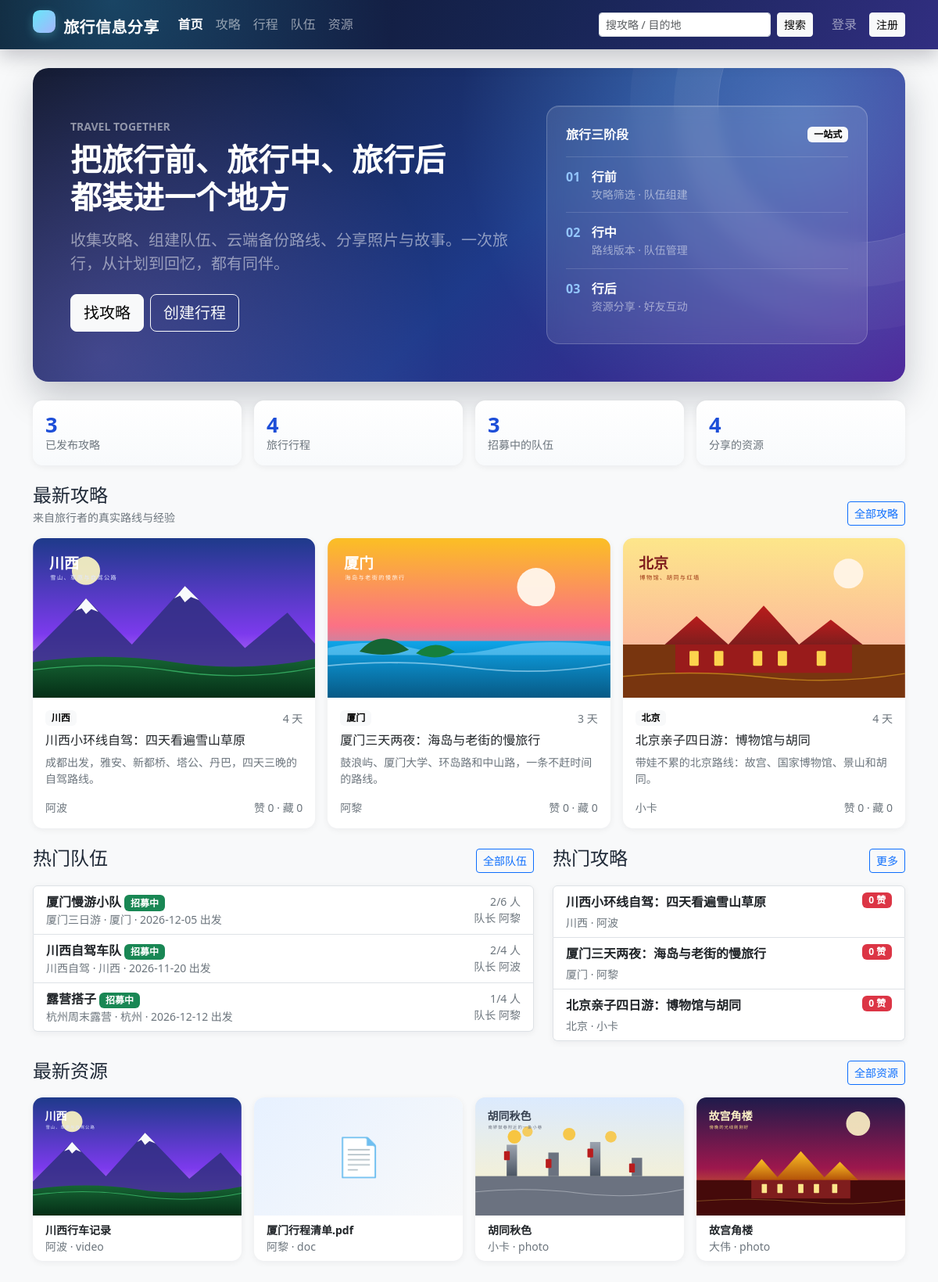
The page / on the database its author committed.
### tables this page shows
CREATE TABLE `resource` (
  `id`            INT UNSIGNED NOT NULL AUTO_INCREMENT,
  `uploader_id`   INT UNSIGNED NOT NULL,
  `trip_id`       INT UNSIGNED DEFAULT NULL COMMENT '关联行程，可为空',
  `type`          ENUM('photo','video','doc') NOT NULL,
  `title`         VARCHAR(100) NOT NULL,
  `description`   VARCHAR(500) DEFAULT NULL,
  `file_url`      VARCHAR(500) NOT NULL,
  `cover`         VARCHAR(500) DEFAULT NULL,
  `location`      VARCHAR(100) DEFAULT NULL COMMENT '拍摄/关联地点',
  `view_count`    INT UNSIGNED NOT NULL DEFAULT 0,
  `like_count`    INT UNSIGNED NOT NULL DEFAULT 0,
  `comment_count` INT UNSIGNED NOT NULL DEFAULT 0,
  `status`        ENUM('pending','published','rejected','hidden') NOT NULL DEFAULT 'pending',
  `created_at`    DATETIME NOT NULL DEFAULT CURRENT_TIMESTAMP,
  `updated_at`    DATETIME NOT NULL DEFAULT CURRENT_TIMESTAMP COMMENT '仅内容编辑时由应用更新',
  PRIMARY KEY (`id`),
  KEY `idx_resource_uploader` (`uploader_id`,`status`),
  KEY `idx_resource_status_time` (`status`,`created_at`),
  KEY `idx_resource_trip` (`trip_id`),
  KEY `idx_resource_type` (`type`),
  CONSTRAINT `fk_resource_uploader` FOREIGN KEY (`uploader_id`) REFERENCES `user` (`id`) ON DELETE RESTRICT ON UPDATE CASCADE,
  CONSTRAINT `fk_resource_trip`     FOREIGN KEY (`trip_id`)     REFERENCES `trip` (`id`) ON DELETE SET NULL ON UPDATE CASCADE
);

CREATE TABLE `user` (
  `id`            INT UNSIGNED NOT NULL AUTO_INCREMENT COMMENT '用户ID',
  `username`      VARCHAR(50)  NOT NULL                COMMENT '登录名，唯一',
  `password_hash` VARCHAR(255) NOT NULL                COMMENT 'password_hash() 生成的密码散列',
  `nickname`      VARCHAR(50)  NOT NULL                COMMENT '昵称',
  `avatar`        VARCHAR(500) DEFAULT NULL             COMMENT '头像URL',
  `gender`        ENUM('unknown','male','female','other') NOT NULL DEFAULT 'unknown' COMMENT '性别',
  `email`         VARCHAR(100) DEFAULT NULL             COMMENT '邮箱，唯一（可为空）',
  `phone`         VARCHAR(20)  DEFAULT NULL             COMMENT '手机号',
  `intro`         VARCHAR(500) DEFAULT NULL             COMMENT '个人简介',
  `role`          ENUM('user','admin') NOT NULL DEFAULT 'user'   COMMENT '角色',
  `status`        ENUM('active','disabled') NOT NULL DEFAULT 'active' COMMENT '账号状态',
  `created_at`    DATETIME NOT NULL DEFAULT CURRENT_TIMESTAMP,
  `updated_at`    DATETIME NOT NULL DEFAULT CURRENT_TIMESTAMP ON UPDATE CURRENT_TIMESTAMP,
  PRIMARY KEY (`id`),
  UNIQUE KEY `uk_user_username` (`username`),
  UNIQUE KEY `uk_user_email` (`email`),
  KEY `idx_user_role_status` (`role`,`status`),
  KEY `idx_user_nickname` (`nickname`),
  CONSTRAINT `chk_user_username_len` CHECK (CHAR_LENGTH(`username`) BETWEEN 3 AND 50),
  CONSTRAINT `chk_user_nickname_len` CHECK (CHAR_LENGTH(`nickname`) BETWEEN 1 AND 50)
);

### app/db.php (called while the page is built, shortened)
<?php
function db(): PDO
{
    static $pdo = null;
    if ($pdo instanceof PDO) {
        return $pdo;
    }
    $c = config('db');
    $dsn = sprintf(
        'mysql:host=%s;port=%d;dbname=%s;charset=%s',
        $c['host'],
        (int) $c['port'],
        $c['name'],
        $c['charset']
    );
    $pdo = new PDO($dsn, $c['user'], $c['pass'], [
        PDO::ATTR_ERRMODE            => PDO::ERRMODE_EXCEPTION,
        PDO::ATTR_DEFAULT_FETCH_MODE => PDO::FETCH_ASSOC,
        PDO::ATTR_EMULATE_PREPARES   => false,
        PDO::ATTR_STRINGIFY_FETCHES  => false,
    ]);
    $pdo->exec("SET time_zone = '+08:00'");
    return $pdo;
}
function db_all(string $sql, array $params = []): array
{
    $stmt = db()->prepare($sql);
    $stmt->execute($params);
    return $stmt->fetchAll();
}
function db_val(string $sql, array $params = []): mixed
{
    $stmt = db()->prepare($sql);
    $stmt->execute($params);
    return $stmt->fetchColumn();
}

### public/index.php (the view, shortened to what this page needs)
<?php
$stats = [
    'guides'    => (int) db_val('SELECT COUNT(*) FROM `guide` WHERE `status` = "published"'),
    'trips'     => (int) db_val('SELECT COUNT(*) FROM `trip`'),
    'teams'     => (int) db_val('SELECT COUNT(*) FROM `team` WHERE `status` = "recruiting"'),
    'resources' => (int) db_val('SELECT COUNT(*) FROM `resource` WHERE `status` = "published"'),
];
$guides = db_all(
    'SELECT * FROM `v_guide_card` WHERE `status` = "published" ORDER BY `created_at` DESC LIMIT 3'
);
$hotGuides = db_all(
    'SELECT * FROM `v_guide_card` WHERE `status` = "published" ORDER BY `like_count` DESC, `created_at` DESC LIMIT 4'
);
$teams = db_all(
    'SELECT * FROM `v_team_card` WHERE `status` IN ("recruiting", "full") ORDER BY `created_at` DESC LIMIT 4'
);
$resources = db_all(
    'SELECT r.*, u.`nickname` AS `uploader_nickname`
     FROM `resource` r
     JOIN `user` u ON u.`id` = r.`uploader_id`
     WHERE r.`status` = "published"
     ORDER BY r.`created_at` DESC LIMIT 4'
);
require APP_ROOT . '/app/views/header.php';
?>
<section class="hero-card p-4 p-lg-5 mb-4">
    <div class="row align-items-center g-4">
        <div class="col-lg-7">
            <div class="text-uppercase small fw-semibold text-white-50 mb-2">Travel Together</div>
            <h1 class="display-6 fw-bold mb-3">把旅行前、旅行中、旅行后<br>都装进一个地方</h1>
            <p class="lead text-white-50 mb-4">收集攻略、组建队伍、云端备份路线、分享照片与故事。一次旅行，从计划到回忆，都有同伴。</p>
            <div class="d-flex flex-wrap gap-2">
                <a class="btn btn-light btn-lg" href="<?= e(url('/guides.php')) ?>">找攻略</a>
                <a class="btn btn-outline-light btn-lg" href="<?= e(url('/trips.php')) ?>">创建行程</a>
            </div>
        </div>
        <div class="col-lg-5">
            <div class="hero-panel p-4">
                <div class="d-flex justify-content-between align-items-center mb-3">
                    <span class="fw-semibold">旅行三阶段</span>
                    <span class="badge text-bg-light">一站式</span>
                </div>
                <div class="hero-step"><span>01</span><div><strong>行前</strong><div class="small text-white-50">攻略筛选 · 队伍组建</div></div></div>
                <div class="hero-step"><span>02</span><div><strong>行中</strong><div class="small text-white-50">路线版本 · 队伍管理</div></div></div>
                <div class="hero-step"><span>03</span><div><strong>行后</strong><div class="small text-white-50">资源分享 · 好友互动</div></div></div>
            </div>
        </div>
    </div>
</section>
<div class="row g-3 mb-4">
    <div class="col-6 col-lg-3"><div class="card stat-card border-0 shadow-sm"><div class="card-body"><div class="stat-value"><?= $stats['guides'] ?></div><div class="text-secondary small">已发布攻略</div></div></div></div>
    <div class="col-6 col-lg-3"><div class="card stat-card border-0 shadow-sm"><div class="card-body"><div class="stat-value"><?= $stats['trips'] ?></div><div class="text-secondary small">旅行行程</div></div></div></div>
    <div class="col-6 col-lg-3"><div class="card stat-card border-0 shadow-sm"><div class="card-body"><div class="stat-value"><?= $stats['teams'] ?></div><div class="text-secondary small">招募中的队伍</div></div></div></div>
    <div class="col-6 col-lg-3"><div class="card stat-card border-0 shadow-sm"><div class="card-body"><div class="stat-value"><?= $stats['resources'] ?></div><div class="text-secondary small">分享的资源</div></div></div></div>
</div>
<div class="d-flex justify-content-between align-items-end mb-3">
    <div>
        <h2 class="h4 mb-1">最新攻略</h2>
        <div class="text-secondary small">来自旅行者的真实路线与经验</div>
    </div>
    <a class="btn btn-sm btn-outline-primary" href="<?= e(url('/guides.php')) ?>">全部攻略</a>
</div>
<div class="row g-3 mb-4">
    <?php foreach ($guides as $g): ?>
        <div class="col-md-6 col-lg-4">
            <div class="card guide-card h-100 border-0 shadow-sm">
                <a href="<?= e(url('/guide.php?id=' . $g['id'])) ?>">
                    <img src="<?= e(cover_url($g['cover'])) ?>" class="card-img-top guide-cover" alt="<?= e($g['title']) ?>">
                </a>
                <div class="card-body d-flex flex-column">
                    <div class="d-flex justify-content-between align-items-center mb-2">
                        <span class="badge text-bg-light"><?= e($g['destination']) ?></span>
                        <span class="small text-secondary"><?= e($g['day_count']) ?> 天</span>
                    </div>
                    <h3 class="h6"><a class="stretched-link text-decoration-none text-body" href="<?= e(url('/guide.php?id=' . $g['id'])) ?>"><?= e($g['title']) ?></a></h3>
                    <p class="small text-secondary flex-grow-1"><?= e(excerpt($g['summary'], 55)) ?></p>
                    <div class="d-flex justify-content-between align-items-center small text-secondary">
                        <span><?= e($g['author_nickname']) ?></span>
                        <span>赞 <?= (int) $g['like_count'] ?> · 藏 <?= (int) $g['collect_count'] ?></span>
                    </div>
                </div>
            </div>
        </div>
    <?php endforeach; ?>
</div>
<div class="row g-4">
    <div class="col-lg-7">
        <div class="d-flex justify-content-between align-items-end mb-3">
            <h2 class="h4 mb-1">热门队伍</h2>
            <a class="btn btn-sm btn-outline-primary" href="<?= e(url('/teams.php')) ?>">全部队伍</a>
        </div>
        <div class="list-group shadow-sm">
            <?php foreach ($teams as $t): ?>
                <a class="list-group-item list-group-item-action d-flex justify-content-between align-items-center gap-3" href="<?= e(url('/team.php?id=' . $t['id'])) ?>">
                    <div>
                        <div class="fw-semibold"><?= e($t['name']) ?> <?= status_html($t['status']) ?></div>
                        <div class="small text-secondary"><?= e($t['trip_title']) ?> · <?= e($t['destination']) ?> · <?= e(format_date($t['start_date'])) ?> 出发</div>
                    </div>
                    <div class="text-end small text-secondary">
                        <div><?= (int) $t['current_members'] ?>/<?= (int) $t['max_members'] ?> 人</div>
                        <div>队长 <?= e($t['leader_nickname']) ?></div>
                    </div>
                </a>
            <?php endforeach; ?>
        </div>
    </div>
    <div class="col-lg-5">
        <div class="d-flex justify-content-between align-items-end mb-3">
            <h2 class="h4 mb-1">热门攻略</h2>
            <a class="btn btn-sm btn-outline-primary" href="<?= e(url('/guides.php?sort=hot')) ?>">更多</a>
        </div>
        <div class="list-group shadow-sm">
            <?php foreach ($hotGuides as $g): ?>
                <a class="list-group-item list-group-item-action" href="<?= e(url('/guide.php?id=' . $g['id'])) ?>">
                    <div class="d-flex justify-content-between gap-2">
                        <span class="fw-semibold"><?= e($g['title']) ?></span>
                        <span class="badge text-bg-danger align-self-start"><?= (int) $g['like_count'] ?> 赞</span>
                    </div>
                    <div class="small text-secondary mt-1"><?= e($g['destination']) ?> · <?= e($g['author_nickname']) ?></div>
                </a>
            <?php endforeach; ?>
        </div>
    </div>
</div>
<div class="d-flex justify-content-between align-items-end mt-4 mb-3">
    <h2 class="h4 mb-1">最新资源</h2>
    <a class="btn btn-sm btn-outline-primary" href="<?= e(url('/resources.php')) ?>">全部资源</a>
</div>
<div class="row g-3">
    <?php foreach ($resources as $r): ?>
        <?php $thumb = resource_thumb($r); ?>
        <div class="col-6 col-lg-3">
            <a class="card resource-card border-0 shadow-sm h-100 text-decoration-none" href="<?= e(url('/resource.php?id=' . $r['id'])) ?>">
                <?php if ($thumb !== ''): ?>
                    <img src="<?= e($thumb) ?>" class="card-img-top resource-cover" alt="<?= e($r['title']) ?>">
                <?php else: ?>
                    <div class="resource-cover-placeholder"><?= $r['type'] === 'video' ? '🎬' : '📄' ?></div>
                <?php endif; ?>
                <div class="card-body py-2">
                    <div class="small fw-semibold text-body text-truncate"><?= e($r['title']) ?></div>
                    <div class="small text-secondary"><?= e($r['uploader_nickname']) ?> · <?= e($r['type']) ?></div>
                </div>
            </a>
        </div>
    <?php endforeach; ?>
</div>
<?php require APP_ROOT . '/app/views/footer.php'; ?>

### rows shown on the page
resource: cover (picture), title "川西行车记录", uploader.nickname "阿波", type "video"
resource: title "厦门行程清单.pdf", uploader.nickname "阿黎", type "doc"
resource: cover (picture), title "胡同秋色", uploader.nickname "小卡", type "photo"
resource: cover (picture), title "故宫角楼", uploader.nickname "大伟", type "photo"

### other values the page prints
$stats['guides'] "3"
$stats['trips'] "4"
$stats['teams'] "3"
$stats['resources'] "4"
$g['destination'] "川西"
$g['day_count'] "4"
$g['title'] "川西小环线自驾：四天看遍雪山草原"
excerpt($g['summary'], 55) "成都出发，雅安、新都桥、塔公、丹巴，四天三晚的自驾路线。"
$g['author_nickname'] "阿波"
$g['like_count'] "0"
$g['collect_count'] "0"
$g['destination'] "厦门"
$g['day_count'] "3"
$g['title'] "厦门三天两夜：海岛与老街的慢旅行"
excerpt($g['summary'], 55) "鼓浪屿、厦门大学、环岛路和中山路，一条不赶时间的路线。"
